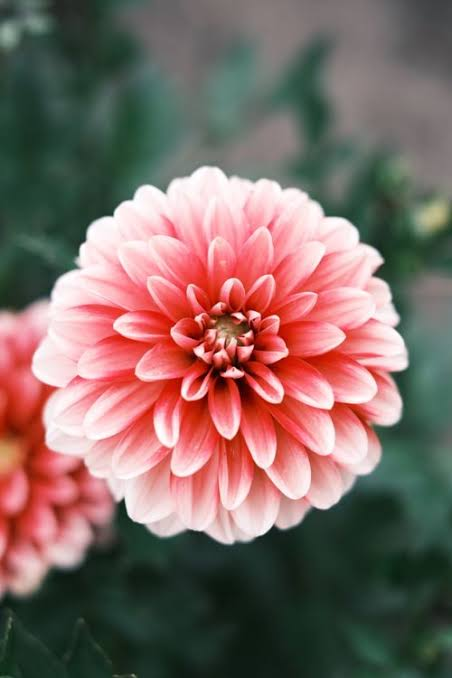
#> input picture image.jpg, 452 x 678 px
$ python roi.py
#> lines starting #> are read from the running program, lines starting #| are printed output that depends on the picture

import cv2
import matplotlib.pyplot as plt

# Read the source image
img = cv2.imread("image.jpg")
#> img is the input picture: shape (678, 452, 3); mean B, G, R 99.9, 105.6, 128.6

# Check whether image is loaded
if img is None:
    print("Error: Image not found!")
    exit()

# Get image dimensions
h, w = img.shape[:2]
#> h = 678; w = 452

# Select Region of Interest (ROI)
x1 = w // 4
#> x1 = 113
y1 = h // 4
#> y1 = 169
x2 = 3 * w // 4
#> x2 = 339
y2 = 3 * h // 4
#> y2 = 508

# Crop the selected region
roi = img[y1:y2, x1:x2]
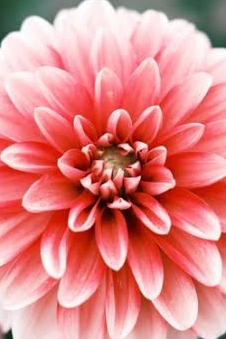
#> roi: shape (339, 226, 3); mean B, G, R 132.3, 133.5, 223.4

# Copy the cropped region
copied_roi = roi.copy()

# Create a copy of original image
pasted_img = img.copy()

# Paste ROI at a new position
pasted_img[0:copied_roi.shape[0],
           0:copied_roi.shape[1]] = copied_roi
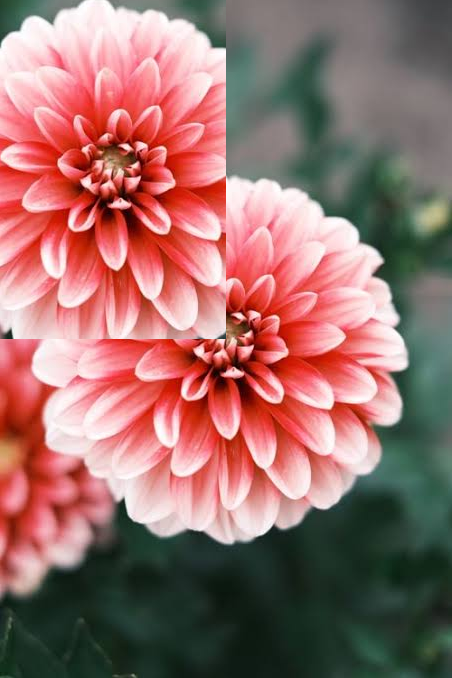
#> pasted_img: shape (678, 452, 3); mean B, G, R 106.7, 111.2, 154.4

# Convert BGR to RGB
img_rgb = cv2.cvtColor(img, cv2.COLOR_BGR2RGB)
roi_rgb = cv2.cvtColor(roi, cv2.COLOR_BGR2RGB)
pasted_rgb = cv2.cvtColor(pasted_img, cv2.COLOR_BGR2RGB)

# Display original image
plt.subplot(1, 3, 1)
plt.imshow(img_rgb)
plt.title("Original Image")
plt.axis("off")

# Display cropped image
plt.subplot(1, 3, 2)
plt.imshow(roi_rgb)
plt.title("Cropped ROI")
plt.axis("off")

# Display pasted image
plt.subplot(1, 3, 3)
plt.imshow(pasted_rgb)
plt.title("Pasted Image")
plt.axis("off")

plt.tight_layout()
plt.show()
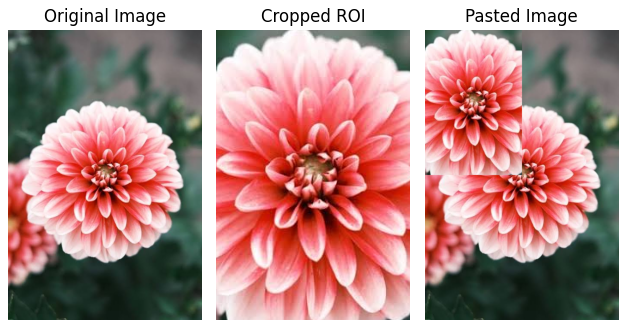
#> figure drawn by matplotlib, 3 panels

# Save the output images
cv2.imwrite("cropped_roi.jpg", roi)
cv2.imwrite("pasted_image.jpg", pasted_img)

print("Cropping, copying and pasting completed successfully!")
